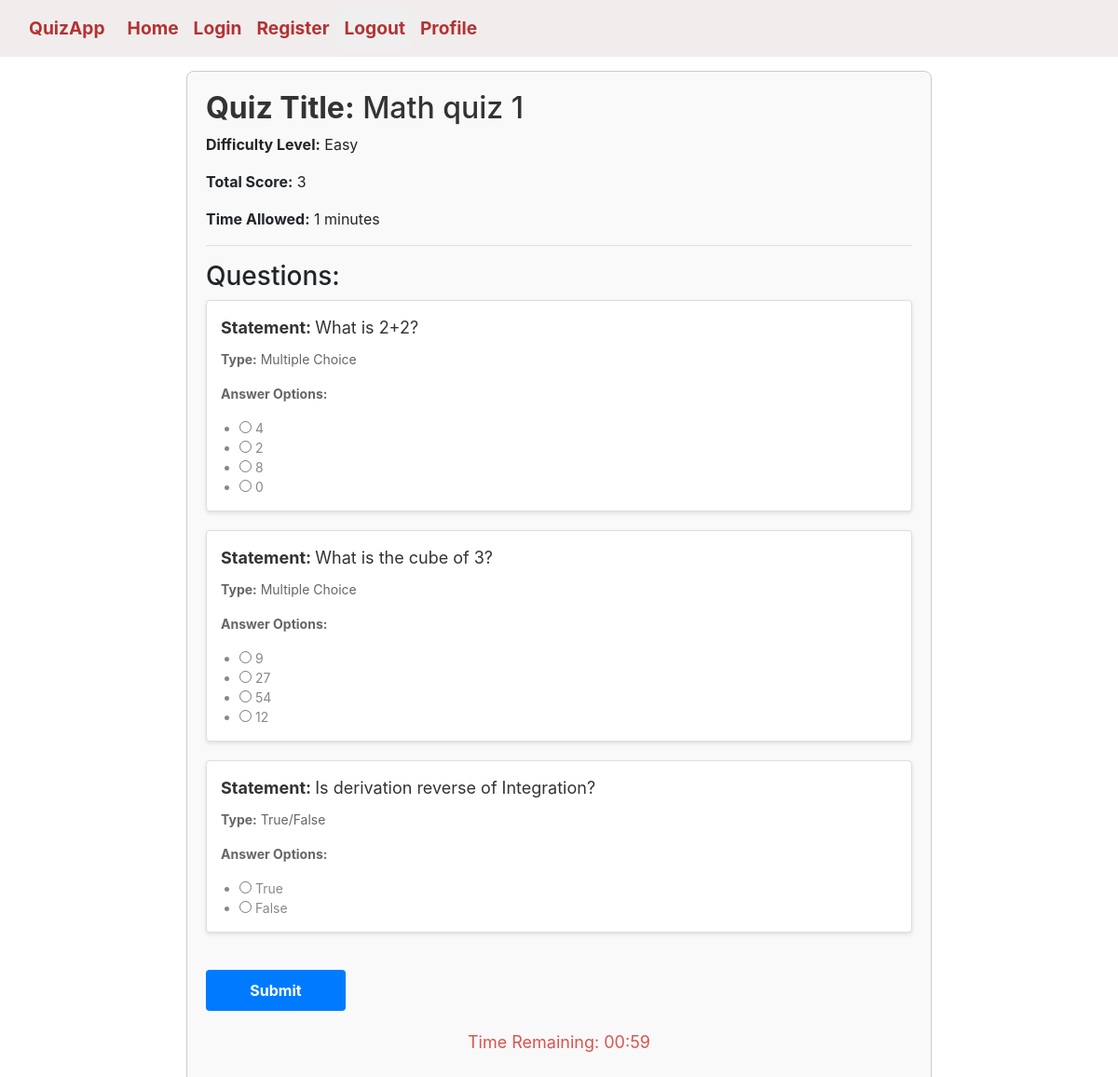
The page /AttemptQuiz/1/ (signed in) on the database its author committed.
### Quiz/models.py (models this page shows, shortened)
class Quiz(models.Model):
    DIFFICULTY_CHOICES = (
        ('Easy', 'Easy'),
        ('Medium', 'Medium'),
        ('Hard', 'Hard'),
    )
    title = models.CharField(max_length=100)
    assigned_to = models.ManyToManyField(Student)
    difficulty_level = models.CharField(max_length=10, choices=DIFFICULTY_CHOICES, default="")
    Total_score = models.IntegerField(default=10, blank=True)
    Time_allowed = models.IntegerField(help_text="Enter duration in minutes")

class Question(models.Model):
    quiz = models.ForeignKey(Quiz, on_delete=models.CASCADE)
    question_types = (
        ('MCQ', 'Multiple Choice'),
        ('TF', 'True/False'),
        ('SA', 'Short Answer')
    )
    DIFFICULTY_CHOICES = (
        ('Easy', 'Easy'),
        ('Medium', 'Medium'),
        ('Hard', 'Hard'),
    )
    question_statement = models.CharField(max_length=256)
    question_type = models.CharField(max_length=10, choices=question_types)
    difficulty_level = models.CharField(max_length=10, choices=DIFFICULTY_CHOICES)
    correct_answer = models.CharField(max_length=512, blank=True)

class AnswerOptions(models.Model):
    question = models.ForeignKey(Question, related_name='options', on_delete=models.CASCADE)
    option_text = models.CharField(max_length= 256)

### Student/views.py (the view, shortened to what this page needs)
# urls.py: path('AttemptQuiz/<int:pk>/', AttemptQuiz.as_view(), name='AttemptQuiz'),
class AttemptQuiz(View):
    def get(self, request, pk):
        if request.user.is_authenticated and request.user.is_student:
            quizobj = Quiz.objects.get(pk=pk)
            print(quizobj.assigned_to)
            attempt_exists = StudentQuizAttempt.objects.filter(student=request.user, quiz=quizobj).exists()
            if attempt_exists:
                return HttpResponse('You have already attempted this Quiz')
            questions = Question.objects.filter(quiz=pk)
            question_options = {}
            for question in questions:
                print("Question id:", question.id)
                options = AnswerOptions.objects.filter(question=question)
                option_texts = [option.option_text for option in options]
                question_options[question.id] = option_texts
            print(question_options)
            return render(request, 'Student/AttemptQuiz.html', {
                'quiz': quizobj,
                'questions': questions,
                'question_options': question_options,
            })
        else:
            return redirect('profile', pk=request.user.id)

### Student/templates/Student/AttemptQuiz.html (shortened to what this page needs)
{% extends 'Student/base.html' %}
{% load static %}
{% block content %}
<link rel="stylesheet" href="{% static 'css/AttemptQuiz.css' %}">
<div class="container">
    <h2 class="quiz_title"><strong>Quiz Title:</strong> {{ quiz.title }}</h2>
    <p><strong>Difficulty Level:</strong> {{ quiz.get_difficulty_level_display }}</p>
    <p><strong>Total Score:</strong> {{ quiz.Total_score }}</p>
    <p><strong>Time Allowed:</strong> {{ quiz.Time_allowed }} minutes</p>
    <hr>
    <h3>Questions:</h3>
    <form id="quiz-form" method="post" action="{% url 'AttemptQuiz' quiz.id %}">
        <ul class="question-list">
            {% for question in questions %}
            <li class="question-item">
                <div class="question-statement"><strong>Statement: </strong>{{ question.question_statement }}</div>
                <div class="question-details">
                    <p><strong>Type:</strong> {{ question.get_question_type_display }}</p>
                    <p><strong>Answer Options:</strong></p>
                    <ul class="answer-options">
                        {% if question.question_type == 'MCQ' %}
                            {% for key, value in question_options.items %}
                                {% if key == question.id %}
                                    {% for option_text in value %}
                                        <li>
                                            <input type="radio" name="answer_{{ question.id }}" value="{{ option_text }}" required>
                                            {{ option_text }}
                                        </li>
                                    {% endfor %}
                                {% endif %}
                            {% endfor %}
                        {% elif question.question_type == 'TF' %}
                            <li>
                                <input type="radio" name="answer_{{ question.id }}" value="True" required> True
                            </li>
                            <li>
                                <input type="radio" name="answer_{{ question.id }}" value="False" required> False
                            </li>
                        {% elif question.question_type == 'SA' %}
                            <li>
                                <textarea name="answer_{{ question.id }}" rows="3" cols="50" required></textarea>
                            </li>
                        {% endif %}
                    </ul>
                </div>
            </li>
            {% endfor %}
        </ul>
        <button type="submit" class="btn btn-primary">Submit</button>
    </form>
    <div class="quiz-footer">
        <p id="timer" class="timer">Time Remaining: <span id="time">{{ quiz.Time_allowed }}:00</span></p>
    </div>
</div>
{% endblock %}

### Student/static/css/AttemptQuiz.css (style rules this page uses)
.container { margin-top: 15px; max-width: 800px; padding: 20px; border: 1px solid #ccc; border-radius: 8px; background-color: #f9f9f9; }
.quiz_title { color: #333; }
.question-list { list-style-type: none; padding: 0; }
.question-item { margin-bottom: 20px; padding: 15px; border: 1px solid #ddd; border-radius: 4px; background-color: #fff; box-shadow: 0 2px 4px rgba(0, 0, 0, 0.1); }
.question-statement { font-size: 18px; margin-bottom: 10px; color: #333; }
.question-details { font-size: 14px; color: #666; }
.answer-options { margin-top: 5px; padding-left: 20px; list-style-type: disc; color: #888; }
.quiz-footer { text-align: center; margin-top: 20px; }
.timer { font-size: 18px; color: #d9534f; }
.btn { display: inline-block; padding: 10px 20px; background-color: #007bff; color: #fff; border: none; border-radius: 4px; text-decoration: none; font-size: 16px; cursor: pointer; transition: background-color 0.3s ease; }

### Student/templates/Student/base.html (style rules this page uses)
button { color: #e98989; border-radius: 10px; border: none; }
.btn { width: 150px; text-align: center; border-radius: 10px; margin-right: 10%; margin-top: 20px; font-weight: bold; }

### rows shown on the page
Quiz: title "Math quiz 1", difficulty_level "Easy", Total_score "3", Time_allowed "1"
Question: question_statement "What is 2+2?", question_type "Multiple Choice", value "4" "2" "8" "0"
Question: question_statement "What is the cube of 3?", question_type "Multiple Choice", value "9"
AnswerOptions: value "27"
AnswerOptions: value "54"
AnswerOptions: value "12"
Question: question_statement "Is derivation reverse of Integration?", question_type "True/False"
